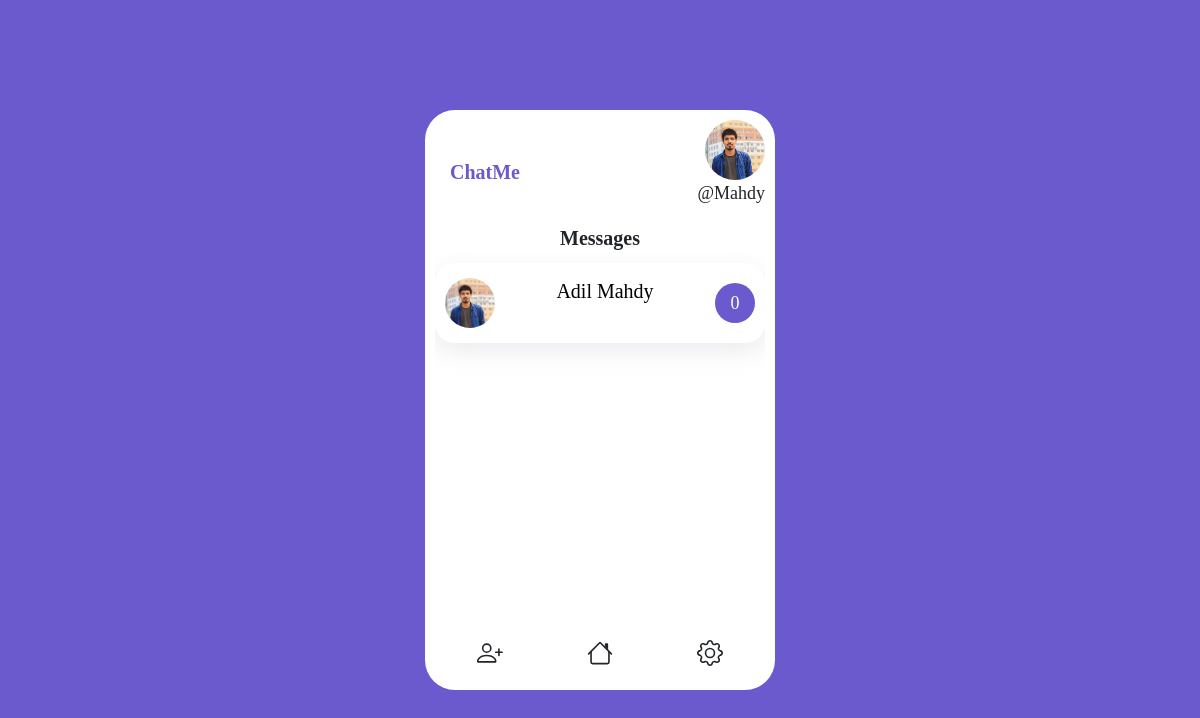
The page / (signed in) on the database as committed earlier.
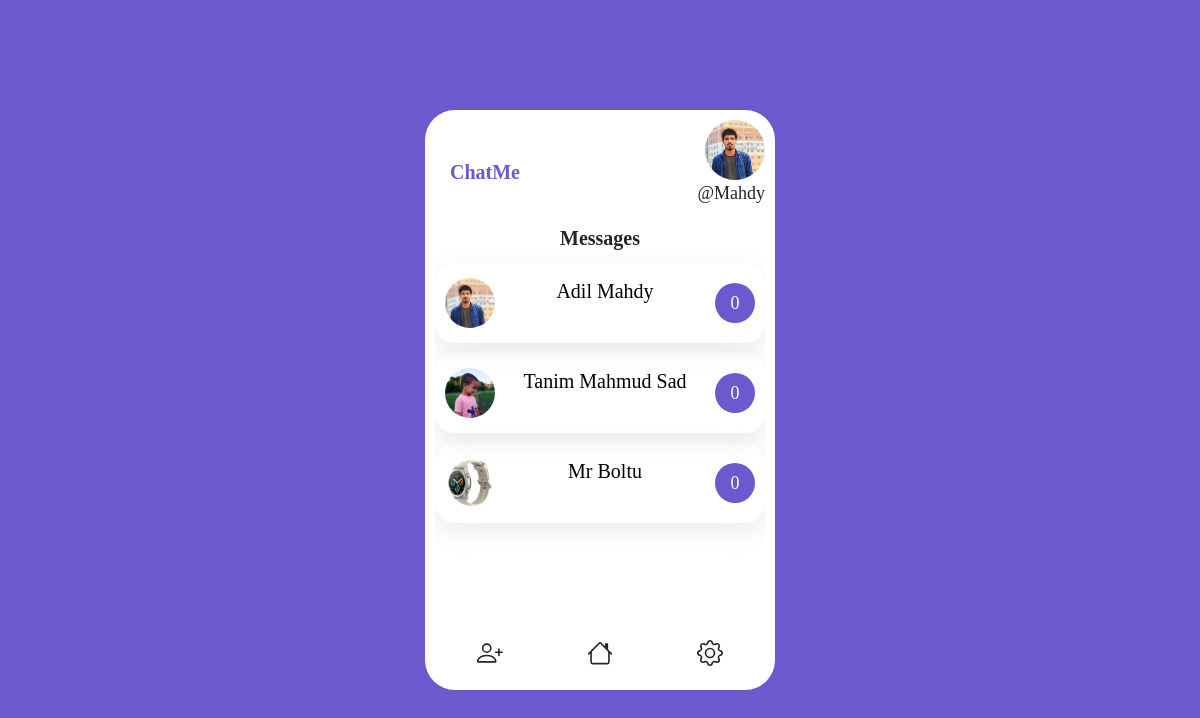
The same page on the database as committed later.
### Chat/models.py (models this page shows, shortened)
class Friend(models.Model):
    profile = models.OneToOneField(Profile, on_delete=models.CASCADE)

class Profile(models.Model):
    user = models.OneToOneField(User, on_delete=models.CASCADE)
    name = models.CharField(max_length=100)
    image = models.ImageField(upload_to="image", blank=True, null=True)
    friends = models.ManyToManyField('Friend', related_name="my_friends")

### Chat/views.py (the view)
# urls.py: path('', views.home, name="home"),
def home(request):
    user = request.user.profile
    friends = user.friends.all()
    context = {
        "user":user,
        "friends":friends,
    }
    return render(request, 'home.html', context)

### templates/home.html (shortened to what this page needs)
{% extends 'base.html' %}
{% block body %}
<div class="chat-container">
  <div class="main">
    <div class="logo">
      ChatMe
    </div>
    <div class="sub-main">
      <div class="main-user">
        <img src="{{user.image.url}}" alt="profile picture" />
      </div>
      <p>@{{request.user.username}}</p>
    </div>
  </div>
  <div class="header">Messages</div>
  <div class="friends-container">
    {% for friend in friends %}
    <a href="{% url 'detail' friend.profile.id %}" style="color:black; text-decoration: none">
    <div class="friends">
      <div class="pic">
        <img src="{{friend.profile.image.url}}" alt="" />
      </div>
      <div class="name">
        <h5>{{friend.profile.name}}</h5>
      </div>
      <div class="time_new_msg">
 <div class="msg">0</div>
      </div>
    </div>
</a>
{% endfor %}
  </div>
  <div class="footer">
    <div>
    </div>
    <div>
    </div>
    <div>
    </div>
  </div>
</div>
{% endblock %}

Rows that differ between the two databases and show on the page:
now on this page (row unchanged): Friend: profile.image (picture), profile.name "Tanim Mahmud Sad"
added Friend: profile.image (picture), profile.name "Mr Boltu"
